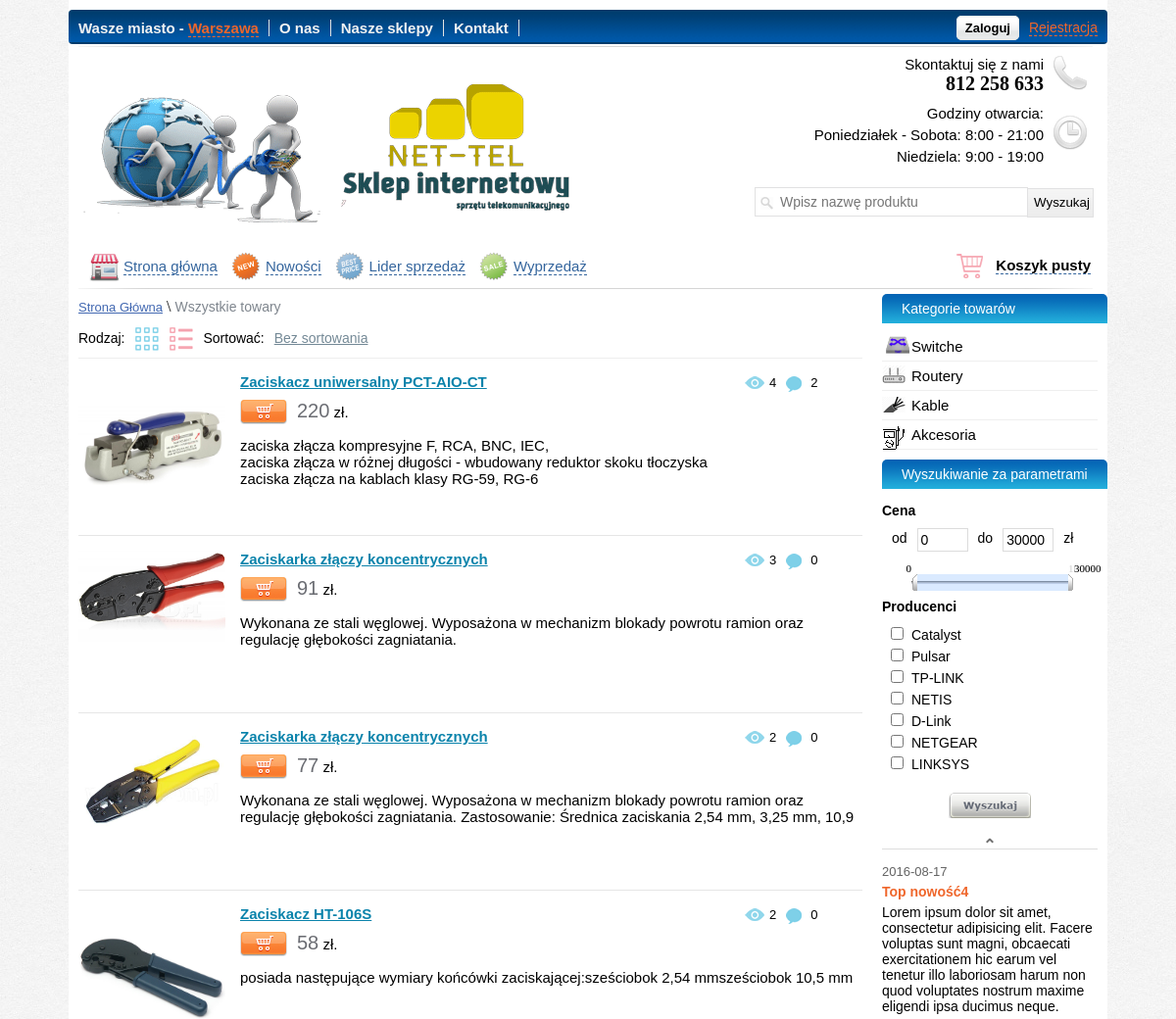
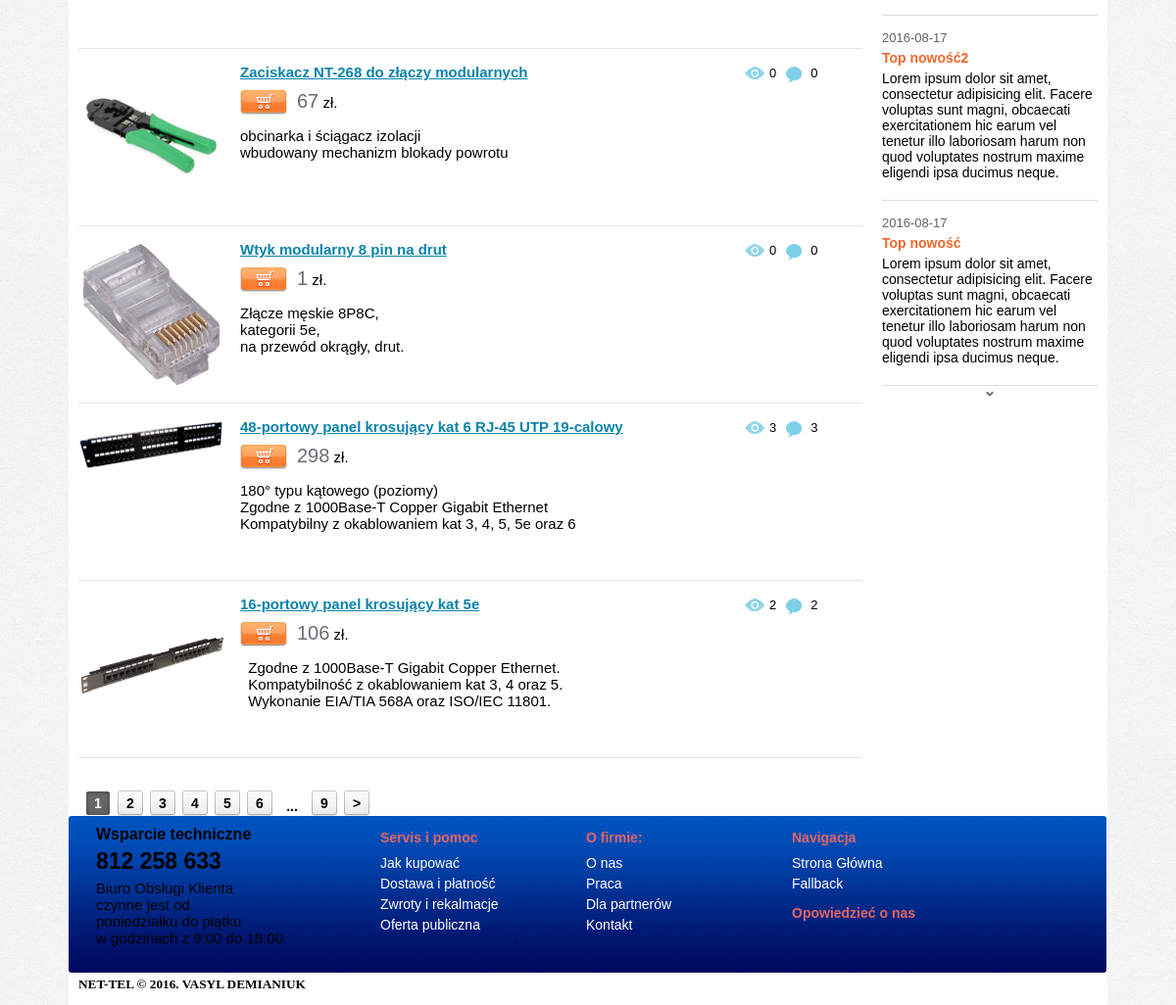
Page /view_cat.php on the committed database (2 pictures, top to bottom).
### tables this page shows
CREATE TABLE IF NOT EXISTS `category` (
  `id` int(11) NOT NULL,
  `type` varchar(20) NOT NULL,
  `model` varchar(50) NOT NULL
);

CREATE TABLE IF NOT EXISTS `news` (
  `id` int(11) NOT NULL,
  `title` varchar(255) NOT NULL,
  `text` text NOT NULL,
  `date` date NOT NULL
);

CREATE TABLE IF NOT EXISTS `table_products` (
  `products_id` int(11) NOT NULL,
  `title` varchar(255) NOT NULL,
  `price` int(11) NOT NULL,
  `model` varchar(255) NOT NULL,
  `seo_words` text NOT NULL,
  `seo_description` text NOT NULL,
  `mini_description` text NOT NULL,
  `image` varchar(255) NOT NULL,
  `description` text NOT NULL,
  `mini_features` text NOT NULL,
  `features` text NOT NULL,
  `datetime` datetime NOT NULL,
  `new` int(11) NOT NULL DEFAULT '0',
  `leader` int(11) NOT NULL DEFAULT '0',
  `sale` int(11) NOT NULL DEFAULT '0',
  `visible` int(11) DEFAULT '0',
  `count` int(11) NOT NULL DEFAULT '0',
  `type_product` varchar(255) NOT NULL,
  `model_id` int(11) NOT NULL,
  `yes_like` int(11) NOT NULL DEFAULT '1'
);

### view_cat.php (the view, shortened to what this page needs)
<?php
include "functions/functions.php";
$cat  = clear_string($link, $_GET["cat"]);
$type = clear_string($link, $_GET["type"]);
$sorting = $_GET["sort"];
switch ($sorting) {
  default:
  $sorting   = 'products_id DESC';
  $sort_name = 'Bez sortowania';
  break;
}
?>
<!DOCTYPE html PUBLIC "-//W3C//DTD XHTML 1.0 Transitional//EN" "http://www.w3.org/TR/xhtml1/DTD/xhtml1-transitional.dtd">
<html xmlns="http://www.w3.org/1999/xhtml" xml:lang="pl" lang="pl">
<head>
  <link href="css/reset.css" rel="stylesheet" type="text/css" />
  <link href="css/style.css" rel="stylesheet" type="text/css" />
  <link href="trackbar/trackbar.css" rel="stylesheet" type="text/css" />
</head>
<body>
  <div id="block-body">
    <?php
    include "include/block-header.php";
    ?>
    <div id="block-right">
      <?php
      include "include/block-category.php";
      include "include/block-parameter.php";
      include "include/block-news.php";
      ?>
    </div>
    <div id="block-content">
      <?php
      if (!empty($cat) && !empty($type)) {
        $querycat = "AND model='$cat' AND type_product='$type'";
        $catlink  = "cat=$cat&";
      } else {
        if (!empty($type)) {
          $querycat = "AND type_product='$type'";
        } else {
          $querycat = "";
        }
        if (!empty($cat)) {
          $catlink = "cat=$cat&";
        } else {
          $catlink = "";
        }
      }
      $num  = 8;
      $page = (int) $_GET['page'];
      $count = mysqli_query($link, "SELECT COUNT(*) FROM table_products WHERE visible = '1' $querycat");
      $temp  = mysqli_fetch_array($count);
      if ($temp[0] > 0) {
        $tempcount = $temp[0];
        $total = (($tempcount - 1) / $num) + 1;
        $total = intval($total);
        $page = intval($page);
        if (empty($page) or $page < 0) {
          $page = 1;
        }
        $start = $page * $num - $num;
        $qury_start_num = " LIMIT $start, $num";
      }
      $result = mysqli_query($link, "SELECT * FROM table_products WHERE visible='1' $querycat ORDER BY $sorting $qury_start_num");
      if (mysqli_num_rows($result) > 0) {
        $row = mysqli_fetch_array($result);
        echo '
        <div id="block-sorting">
          <p id="nav-breadcrumbs"><a href="index.php" >Strona Główna</a> \ <span>Wszystkie towary</span></p>
          <ul id="options-list">
            <li>Rodzaj: </li>
            <li><img id="style-grid" src="/images/icon-grid.png" /></li>
            <li><img id="style-list" src="/images/icon-list.png" /></li>
            <li>Sortować:</li>
            <li><a id="select-sort">' . $sort_name . '</a>
              <ul id="sorting-list">
                <li><a href="view_cat.php?' . $catlink . 'type=' . $type . '&sort=price-asc" >Od tanich do drogich</a></li>
                <li><a href="view_cat.php?' . $catlink . 'type=' . $type . '&sort=price-desc" >Od drogich do tanich</a></li>
                <li><a href="view_cat.php?' . $catlink . 'type=' . $type . '&sort=popular" >Popularne</a></li>
                <li><a href="view_cat.php?' . $catlink . 'type=' . $type . '&sort=news" >Nowości</a></li>
                <li><a href="view_cat.php?' . $catlink . 'type=' . $type . '&sort=model" >Od A do Z</a></li>
              </ul>
            </li>
          </ul>
        </div>
        <ul id="block-tovar-grid" >
         ';
         do {
          if ($row["image"] != "" && file_exists("./upload_images/" . $row["image"])) {
            $img_path             = './upload_images/' . $row["image"];
            $max_width            = 200;
            $max_height           = 200;
            list($width, $height) = getimagesize($img_path);
            $ratioh               = $max_height / $height;
            $ratiow               = $max_width / $width;
            $ratio                = min($ratioh, $ratiow);
            $width                = intval($ratio * $width);
            $height               = intval($ratio * $height);
          } else {
            $img_path = "/images/no-image.png";
            $width    = 110;
            $height   = 200;
          }
        } while ($row = mysqli_fetch_array($result));
        ?>
      </ul>
      <ul id="block-towar-list" >
        <?php
        $result = mysqli_query($link, "SELECT * FROM table_products WHERE visible='1' $querycat ORDER BY $sorting $qury_start_num");
        if (mysqli_num_rows($result) > 0) {
          $row = mysqli_fetch_array($result);
          do {
            if ($row["image"] != "" && file_exists("./upload_images/" . $row["image"])) {
              $img_path             = './upload_images/' . $row["image"];
              $max_width            = 150;
              $max_height           = 150;
              list($width, $height) = getimagesize($img_path);
              $ratioh               = $max_height / $height;
              $ratiow               = $max_width / $width;
              $ratio                = min($ratioh, $ratiow);
              $width                = intval($ratio * $width);
              $height               = intval($ratio * $height);
            } else {
              $img_path = "/images/noimages80x70.png";
              $width    = 80;
              $height   = 70;
            }
            $query_reviews = mysqli_query($link, "SELECT * FROM table_reviews WHERE products_id = '{$row["products_id"]}' AND moderat='1'");
            $count_reviews = mysqli_num_rows($query_reviews);
            echo '
            <li>
              <div class="block-images-list" >
                <img src="' . $img_path . '" width="' . $width . '" height="' . $height . '" />
              </div>
              <ul class="reviews-and-counts-list">
                <li><img src="/images/eye-icon.png" /><p>' . $row["count"] . '</p></li>
                <li><img src="/images/comment-icon.png" /><p>' . $count_reviews . '</p></li>
              </ul>
              <p class="style-title-list" ><a href="view_content.php?id='.$row["products_id"].'" >'.$row["title"].'</a></p>
              <a class="add-cart-style-list" tid="'.$row["products_id"].'"></a>
              <p class="style-price-list" ><strong>' . $row["price"] . '</strong> zł.</p>
              <div class="style-text-list" >
                ' . $row["mini_description"] . '
              </div>
            </li>
            ';
          } while ($row = mysqli_fetch_array($result));
        }
      } else {
        echo '<h3>Kategoria nie jest dostępna lub nie stworzona!</3>';
      }
      echo '</ul>';
      if ($page != $total) {
        $pstr_next = '<li><a class="pstr-next" href="view_cat.php?page=' . ($page + 1) . '">&gt;</a></li>';
      }
      if ($page + 5 <= $total) {
        $page5right = '<li><a href="view_cat.php?page=' . ($page + 5) . '">' . ($page + 5) . '</a></li>';
      }
      if ($page + 4 <= $total) {
        $page4right = '<li><a href="view_cat.php?page=' . ($page + 4) . '">' . ($page + 4) . '</a></li>';
      }
      if ($page + 3 <= $total) {
        $page3right = '<li><a href="view_cat.php?page=' . ($page + 3) . '">' . ($page + 3) . '</a></li>';
      }
      if ($page + 2 <= $total) {
        $page2right = '<li><a href="view_cat.php?page=' . ($page + 2) . '">' . ($page + 2) . '</a></li>';
      }
      if ($page + 1 <= $total) {
        $page1right = '<li><a href="view_cat.php?page=' . ($page + 1) . '">' . ($page + 1) . '</a></li>';
      }
      if ($page + 5 < $total) {
        $strtotal = '<li><p class="nav-point">...</p></li><li><a href="view_cat.php?page=' . $total . '">' . $total . '</a></li>';
      } else {
        $strtotal = "";
      }
      if ($total > 1) {
        echo '
        <div class="pstrnav">
          <ul>
            ';
            echo $pstr_prev . $page5left . $page4left . $page3left . $page2left . $page1left . "<li><a class='pstr-active' href='view_cat.php?page=" . $page . "'>" . $page . "</a></li>" . $page1right . $page2right . $page3right . $page4right . $page5right . $strtotal . $pstr_next;
            echo '
          </ul>
        </div>
        ';
      }
      ?>
    </div>
    <?php
    include "include/block-footer.php";
    ?>
  </div>
</body>
</html>

### include/block-parameter.php (shortened to what this page needs)
<div id="block-parameter">
<p class="header-title" >Wyszukiwanie za parametrami</p>
<p class="title-filter">Cena</p>
<form method="GET" action="search_filter.php">
<div id="block-input-price">
<ul>
<li><p>od</p></li>
<li><input type="text" id="start-price" name="start_price" value="1" /></li>
<li><p>do</p></li>
<li><input type="text" id="end-price" name="end_price" value="3000" /></li>
<li><p>zł</p></li>
</ul>
</div>
<div id="blocktrackbar"></div>
<p class="title-filter">Producenci</p>
<ul class="checkbox-model" >
<?php
$result = mysqli_query($link, "SELECT * FROM category WHERE type='switch'");
 If (mysqli_num_rows($result) > 0)
{
$row = mysqli_fetch_array($result);
 do
 {
 $checked_model = "";
  echo '
<li><input '.$checked_model.' type="checkbox" name="model[]" value="'.$row["id"].'" id="checkbrend'.$row["id"].'" /><label for="checkbrend'.$row["id"].'">'.$row["model"].'</label></li>
  ';
 }
  while ($row = mysqli_fetch_array($result));
}
?>
</ul>
<center><input type="submit" name="submit" id="button-param-search" value=" " /></center>
</form>
</div>

### include/block-news.php (shortened to what this page needs)
<div id="block-news">
<center><img id="news-prev" src="/images/img-prev.png" /></center>
<div id="newsticker">
<ul>
<?php
	 $result = mysqli_query($link, "SELECT * FROM news ORDER BY id DESC");
If (mysqli_num_rows($result) > 0)
{
$row = mysqli_fetch_array($result);
 do
{
echo '
<li>
<span>'.$row["date"].'</span>
<a href="" >'.$row["title"].'</a>
<p>'.$row["text"].'</p>
</li>
';
}
 while ($row = mysqli_fetch_array($result));
}
?>
</ul>
</div>
<center><img id="news-next" src="/images/img-next.png" /></center>
</div>

### css/style.css (style rules this page uses)
html { z-index:0; background: url(/images/pat_try.jpg); }
#block-body { width: 1040px; height: auto; margin: 0 auto; z-index:1; background: white; padding: 10px; }
#block-right { width: 220px; height: auto; float: right; }
#block-content { width: 800px; height: 1400px; }
.header-title { width: 210px; font: 14px sans-serif; margin-top: 0px; padding-left: 20px; padding-top: 7px; padding-bottom: 7px; color: white; background: url(/images/grd-title.png); border-radius: 5px 5px 0 0; -webkit-border-radius: 5px 5px 0 0; -moz-border-radius: 5px 5px 0 0; }
#block-parameter { width: 220px; margin-top: 10px; height: auto; }
.title-filter { font: bold 14px sans-serif; margin-top: 0px; margin-bottom: 10px; }
#block-input-price li { float: left; margin-left: 10px; }
#block-input-price input { width: 45px; height: 20px; font: 14px sans-serif; border: 1px solid #DCDCDC; padding-left: 3px; }
#block-input-price p { font: 14px sans-serif; float: left; margin-top: 0px; padding-top: 2px; }
#blocktrackbar { width: 220px; height: 35px; margin-top: 20px; padding-top: 5px; clear: both; }
.checkbox-model li { font: 14px sans-serif; margin-left: 5px; margin-top: 3px; }
.checkbox-model input { margin-right: 8px; }
#button-param-search { width: 84px; height: 27px; background: url(/images/button-search-norm.png); margin-top: 20px; border: none; cursor: pointer; }
#block-news { width: 220px; height: auto; margin-top: 15px; margin-bottom: 15px; }
#newsticker { width: 220px; border-top: 1px solid #DDDDDD; }
#newsticker p { font: 14px sans-serif; margin-top: 5px; margin-bottom: 5px; }
#newsticker li { border-bottom: 1px solid #DDDDDD; padding-top: 15px; padding-bottom: 15px; }
#newsticker a { color: #EF662B; font: bold 14px sans-serif; text-decoration: none; }
#newsticker span { font: 13px sans-serif; padding-bottom: 5px; color: #636363; display: block; }
#news-prev { margin-top: 5px; margin-bottom: 5px; cursor: pointer; }
#news-next { margin-top: 5px; margin-bottom: 5px; cursor: pointer; }
#nav-breadcrumbs { margin-top: 5px; }
#nav-breadcrumbs a { font: 13px sans-serif; color: #4268B1; }
#nav-breadcrumbs span { color: #7F868E; font: 14px sans-serif; }
#block-sorting { height: 60px; border-bottom: 1px solid #EEEEEE; }
#options-list > li { float: left; margin-left: 10px; font: 14px sans-serif; }
#options-list img { margin-top: -4px; cursor: pointer; }
#options-list { margin-left: -10px; }
#select-sort { color: #748996; text-decoration: underline; cursor: pointer; }
.block-images-list { float: left; margin-right: 15px; min-height: 160px; height: auto; }
#block-towar-list { display: none; }
#block-towar-list > li { border-bottom: 1px solid #E6E6E6; min-height: 160px; height: auto; margin-top: 15px; padding-bottom: 5px; }
.reviews-and-counts-list { position: absolute; margin-left: 670px; }
.reviews-and-counts-list > li { float: left; margin-left: 10px; margin-top: 3px; }
.reviews-and-counts-list > li > p { margin-left: 25px; margin-top: -1px; font: 13px sans-serif; }
.reviews-and-counts-list > li > img { position: absolute; }
.style-title-list { margin-top: 0; margin-bottom: 0; }
.style-title-list a { font: bold 15px sans-serif; color: #0A83AB; text-decoration: underline; }
.add-cart-style-list { width: 48px; height: 25px; display: block; cursor: pointer; float: left; margin-top: 10px; margin-right: 10px; background: url(/images/add-cart-norm.png); }
.style-price-list { font: 15px sans-serif; margin-top: 10px; }
.style-price-list > strong { font: 20px sans-serif; color: #6B6D73; }
.style-text-list { font: 15px sans-serif; margin: 0; }
.pstrnav { height: 30px; clear: left; margin-top: 30px; margin-bottom: 30px; }
.pstrnav li { width: 26px; height: 26px; margin-left: 7px; float: left; margin-top: 3px; }
.pstrnav a { display: block; text-decoration: none; font: bold 14px sans-serif; text-align: center; color: black; background: url(/images/nav-block-norm.png); padding-top: 5px; padding-bottom: 5px; }
.pstrnav a.pstr-active { background: url(/images/nav-block-active.png); color: white; }
.pstrnav p.nav-point { text-align: center; font: bold 14px sans-serif; margin-top: 8px; margin-bottom: 0px; }

### rows in the picture
category: model "Catalyst"
category: model "Pulsar"
category: model "TP-LINK"
category: model "NETIS"
category: model "D-Link"
category: model "NETGEAR"
category: model "LINKSYS"
news: date "2016-08-17", title "Top nowość4", text "Lorem ipsum dolor sit amet, consectetur adipisicing elit. Facere voluptas sunt magni, obcaecati exercitationem hic earum vel tenetur illo laboriosam harum non quod voluptates nostrum maxime eligendi ipsa ducimus neque."
news: date "2016-08-17", title "Top nowość2", text "Lorem ipsum dolor sit amet, consectetur adipisicing elit. Facere voluptas sunt magni, obcaecati exercitationem hic earum vel tenetur illo laboriosam harum non quod voluptates nostrum maxime eligendi ipsa ducimus neque."
news: date "2016-08-17", title "Top nowość", text "Lorem ipsum dolor sit amet, consectetur adipisicing elit. Facere voluptas sunt magni, obcaecati exercitationem hic earum vel tenetur illo laboriosam harum non quod voluptates nostrum maxime eligendi ipsa ducimus neque."
table_products: image (picture), count "4", count_reviews "2", title "Zaciskacz uniwersalny PCT-AIO-CT", price "220", mini_description "zaciska złącza kompresyjne F, RCA, BNC, IEC, zaciska złącza w różnej długości - wbudowany reduktor skoku tłoczyska zaciska złącza na kablach klasy RG-59, RG-6"
table_products: image (picture), count "3", count_reviews "0", title "Zaciskarka złączy koncentrycznych", price "91", mini_description "Wykonana ze stali węglowej. Wyposażona w mechanizm blokady powrotu ramion oraz regulację głębokości zagniatania."
table_products: image (picture), count "2", count_reviews "0", title "Zaciskarka złączy koncentrycznych", price "77", mini_description "Wykonana ze stali węglowej. Wyposażona w mechanizm blokady powrotu ramion oraz regulację głębokości zagniatania. Zastosowanie: Średnica zaciskania 2,54 mm, 3,25 mm, 10,9"
table_products: image (picture), count "2", count_reviews "0", title "Zaciskacz HT-106S", price "58", mini_description "posiada następujące wymiary końcówki zaciskającej:sześciobok 2,54 mmsześciobok 10,5 mm"
table_products: image (picture), count "0", count_reviews "0", title "Zaciskacz NT-268 do złączy modularnych", price "67", mini_description "obcinarka i ściągacz izolacji wbudowany mechanizm blokady powrotu"
table_products: image (picture), count "0", count_reviews "0", title "Wtyk modularny 8 pin na drut", price "1", mini_description "Złącze męskie 8P8C, kategorii 5e, na przewód okrągły, drut."
table_products: image (picture), count "3", count_reviews "3", title "48-portowy panel krosujący kat 6 RJ-45 UTP 19-calowy", price "298", mini_description "180° typu kątowego (poziomy) Zgodne z 1000Base-T Copper Gigabit Ethernet Kompatybilny z okablowaniem kat 3, 4, 5, 5e oraz 6"
table_products: image (picture), count "2", count_reviews "2", title "16-portowy panel krosujący kat 5e", price "106", mini_description "Zgodne z 1000Base-T Gigabit Copper Ethernet. Kompatybilność z okablowaniem kat 3, 4 oraz 5. Wykonanie EIA/TIA 568A oraz ISO/IEC 11801."

### other values in the picture
$sort_name "Bez sortowania"
$page "1"
$page + 1 "2"
$page + 2 "3"
$page + 3 "4"
$page + 4 "5"
$page + 5 "6"
$total "9"
